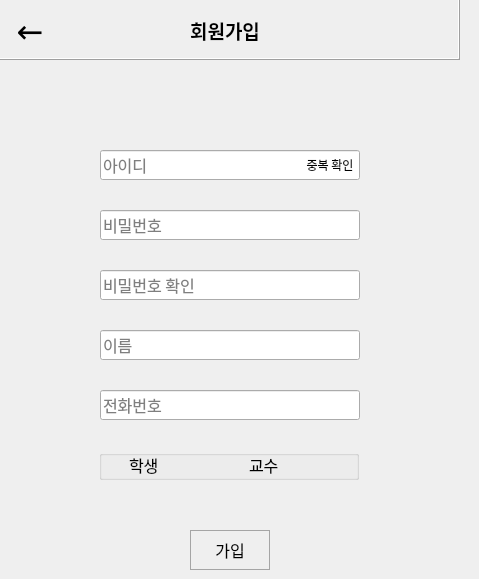
    <widget class="QWidget" name="stack_regist">
     <widget class="QFrame" name="frame_14">
      <property name="geometry">
       <rect>
        <x>-10</x>
        <y>-10</y>
        <width>470</width>
        <height>70</height>
       </rect>
      </property>
      <property name="font">
       <font>
        <family>맑은 고딕</family>
        <pointsize>14</pointsize>
       </font>
      </property>
      <property name="frameShape">
       <enum>QFrame::Box</enum>
      </property>
      <property name="frameShadow">
       <enum>QFrame::Raised</enum>
      </property>
      <widget class="QLabel" name="btn_regist_to_main">
       <property name="geometry">
        <rect>
         <x>20</x>
         <y>20</y>
         <width>40</width>
         <height>40</height>
        </rect>
       </property>
       <property name="font">
        <font>
         <family>맑은 고딕</family>
         <pointsize>24</pointsize>
         <weight>50</weight>
         <bold>false</bold>
        </font>
       </property>
       <property name="cursor">
        <cursorShape>PointingHandCursor</cursorShape>
       </property>
       <property name="text">
        <string>←</string>
       </property>
       <property name="alignment">
        <set>Qt::AlignCenter</set>
       </property>
      </widget>
      <widget class="QLabel" name="label_59">
       <property name="geometry">
        <rect>
         <x>190</x>
         <y>20</y>
         <width>90</width>
         <height>40</height>
        </rect>
       </property>
       <property name="font">
        <font>
         <family>맑은 고딕</family>
         <pointsize>14</pointsize>
         <weight>75</weight>
         <bold>true</bold>
        </font>
       </property>
       <property name="text">
        <string>회원가입</string>
       </property>
       <property name="alignment">
        <set>Qt::AlignCenter</set>
       </property>
      </widget>
     </widget>
     <widget class="QLineEdit" name="edit_regist_id">
      <property name="geometry">
       <rect>
        <x>100</x>
        <y>150</y>
        <width>260</width>
        <height>30</height>
       </rect>
      </property>
      <property name="font">
       <font>
        <family>맑은 고딕</family>
        <pointsize>12</pointsize>
       </font>
      </property>
      <property name="placeholderText">
       <string>아이디</string>
      </property>
     </widget>
     <widget class="QLineEdit" name="edit_regist_pw">
      <property name="geometry">
       <rect>
        <x>100</x>
        <y>210</y>
        <width>260</width>
        <height>30</height>
       </rect>
      </property>
      <property name="font">
       <font>
        <family>맑은 고딕</family>
        <pointsize>12</pointsize>
       </font>
      </property>
      <property name="echoMode">
       <enum>QLineEdit::Password</enum>
      </property>
      <property name="placeholderText">
       <string>비밀번호</string>
      </property>
     </widget>
     <widget class="QLineEdit" name="edit_regist_pwck">
      <property name="geometry">
       <rect>
        <x>100</x>
        <y>270</y>
        <width>260</width>
        <height>30</height>
       </rect>
      </property>
      <property name="font">
       <font>
        <family>맑은 고딕</family>
        <pointsize>12</pointsize>
       </font>
      </property>
      <property name="echoMode">
       <enum>QLineEdit::Password</enum>
      </property>
      <property name="placeholderText">
       <string>비밀번호 확인</string>
      </property>
     </widget>
     <widget class="QLineEdit" name="edit_regist_name">
      <property name="geometry">
       <rect>
        <x>100</x>
        <y>330</y>
        <width>260</width>
        <height>30</height>
       </rect>
      </property>
      <property name="font">
       <font>
        <family>맑은 고딕</family>
        <pointsize>12</pointsize>
       </font>
      </property>
      <property name="echoMode">
       <enum>QLineEdit::Normal</enum>
      </property>
      <property name="placeholderText">
       <string>이름</string>
      </property>
     </widget>
     <widget class="QLineEdit" name="edit_regist_phone">
      <property name="geometry">
       <rect>
        <x>100</x>
        <y>390</y>
        <width>260</width>
        <height>30</height>
       </rect>
      </property>
      <property name="font">
       <font>
        <family>맑은 고딕</family>
        <pointsize>12</pointsize>
       </font>
      </property>
      <property name="echoMode">
       <enum>QLineEdit::Normal</enum>
      </property>
      <property name="placeholderText">
       <string>전화번호</string>
      </property>
     </widget>
     <widget class="QGroupBox" name="group_regist_type">
      <property name="geometry">
       <rect>
        <x>99</x>
        <y>450</y>
        <width>260</width>
        <height>30</height>
       </rect>
      </property>
      <property name="font">
       <font>
        <family>맑은 고딕</family>
       </font>
      </property>
      <property name="title">
       <string/>
      </property>
      <widget class="QRadioButton" name="radio_regist_stu">
       <property name="geometry">
        <rect>
         <x>10</x>
         <y>0</y>
         <width>90</width>
         <height>30</height>
        </rect>
       </property>
       <property name="font">
        <font>
         <family>맑은 고딕</family>
         <pointsize>12</pointsize>
        </font>
       </property>
       <property name="styleSheet">
        <string notr="true">background-color: rgba(255, 255, 255, 0);</string>
       </property>
       <property name="text">
        <string>학생</string>
       </property>
      </widget>
      <widget class="QRadioButton" name="radio_regist_pro">
       <property name="geometry">
        <rect>
         <x>130</x>
         <y>0</y>
         <width>90</width>
         <height>30</height>
        </rect>
       </property>
       <property name="font">
        <font>
         <family>맑은 고딕</family>
         <pointsize>12</pointsize>
        </font>
       </property>
       <property name="styleSheet">
        <string notr="true">background-color: rgba(255, 255, 255, 0);</string>
       </property>
       <property name="text">
        <string>교수</string>
       </property>
      </widget>
     </widget>
     <widget class="QLabel" name="btn_regist_idck">
      <property name="geometry">
       <rect>
        <x>300</x>
        <y>150</y>
        <width>60</width>
        <height>30</height>
       </rect>
      </property>
      <property name="font">
       <font>
        <family>맑은 고딕</family>
       </font>
      </property>
      <property name="cursor">
       <cursorShape>PointingHandCursor</cursorShape>
      </property>
      <property name="styleSheet">
       <string notr="true">background-color: rgba(255, 255, 255, 0);</string>
      </property>
      <property name="text">
       <string>중복 확인</string>
      </property>
      <property name="alignment">
       <set>Qt::AlignCenter</set>
      </property>
     </widget>
     <widget class="QLabel" name="btn_regist">
      <property name="geometry">
       <rect>
        <x>190</x>
        <y>530</y>
        <width>80</width>
        <height>40</height>
       </rect>
      </property>
      <property name="font">
       <font>
        <family>맑은 고딕</family>
        <pointsize>12</pointsize>
       </font>
      </property>
      <property name="cursor">
       <cursorShape>PointingHandCursor</cursorShape>
      </property>
      <property name="styleSheet">
       <string notr="true">background-color: rgba(255, 255, 255, 0);
border-style: solid;
border-width: 1px;
border-color: rgb(165, 165, 165);</string>
      </property>
      <property name="text">
       <string>가입</string>
      </property>
      <property name="alignment">
       <set>Qt::AlignCenter</set>
      </property>
     </widget>
     <widget class="QLabel" name="label_pw_rule">
      <property name="geometry">
       <rect>
        <x>100</x>
        <y>240</y>
        <width>260</width>
        <height>20</height>
       </rect>
      </property>
      <property name="font">
       <font>
        <family>맑은 고딕</family>
       </font>
      </property>
      <property name="text">
       <string/>
      </property>
     </widget>
     <widget class="QLabel" name="label_pw_check">
      <property name="geometry">
       <rect>
        <x>100</x>
        <y>300</y>
        <width>260</width>
        <height>20</height>
       </rect>
      </property>
      <property name="font">
       <font>
        <family>맑은 고딕</family>
       </font>
      </property>
      <property name="text">
       <string/>
      </property>
     </widget>
    </widget>
